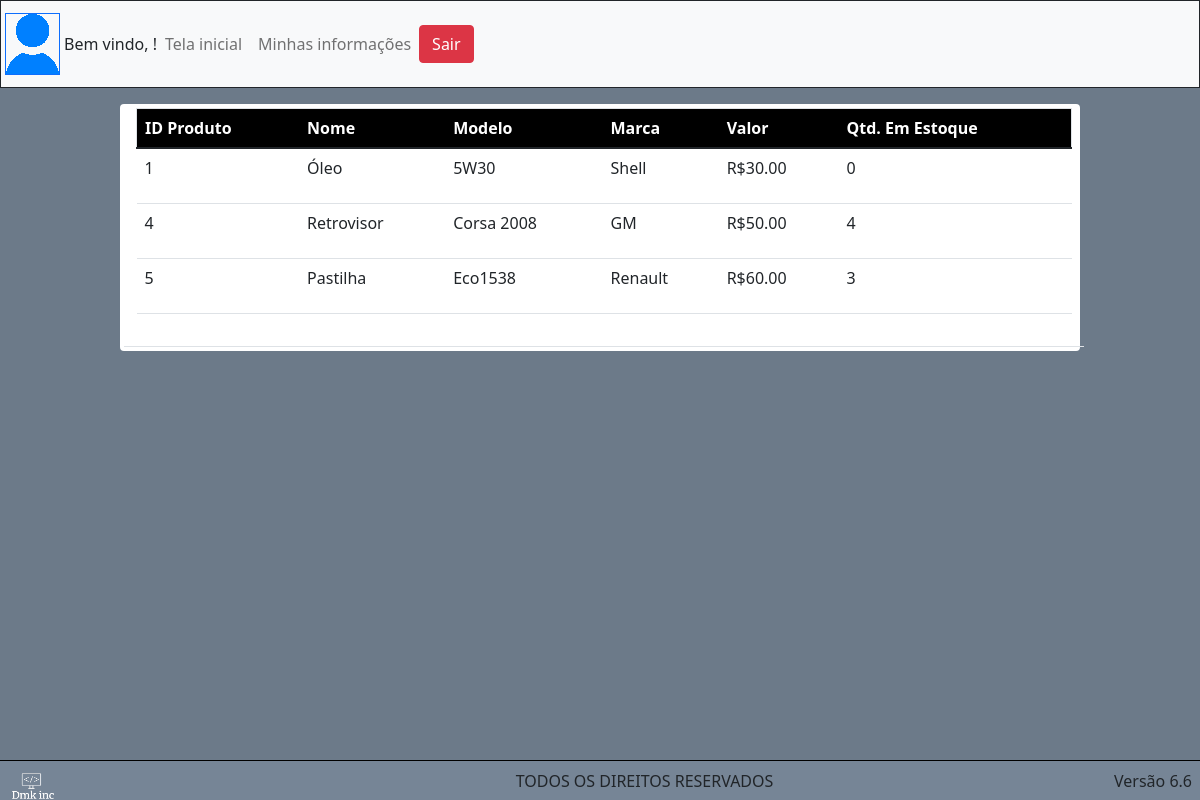
Screenshot of /alert.php with the database file from the repository.
### tables this page shows
CREATE TABLE `tb_produto` (
  `id_produto` int(11) NOT NULL,
  `ds_marca` varchar(100) NOT NULL,
  `nm_produto` varchar(70) NOT NULL,
  `vl_produto` decimal(10,2) NOT NULL,
  `ds_modelo` varchar(100) DEFAULT NULL
);

CREATE TABLE `tb_estoque` (
  `id_estoque` int(11) NOT NULL,
  `ds_quantidade` int(11) DEFAULT NULL,
  `id_produto` int(11) NOT NULL
);

### php/useFunctions.php (the view, shortened to what this page needs)
<?php
function numberOfProduct(){
  include 'connect.php';
  $sql = "SELECT * FROM tb_produto ORDER BY id_produto DESC LIMIT 1";
  $dados = mysqli_query($conection, $sql);
  $linha = mysqli_fetch_assoc($dados);
  return $linha['id_produto'];
}
function showLowItens(){
  include 'connect.php';
  for($i = 0; $i <= numberOfProduct(); $i++){
      $sql = "SELECT p.id_produto, e.ds_quantidade, p.nm_produto, p.vl_produto, p.ds_marca, p.ds_modelo FROM tb_estoque as e
      INNER JOIN tb_produto as p on e.id_produto = p.id_produto where p.id_produto = $i and e.ds_quantidade < 5;";
      $dados = mysqli_query($conection, $sql);
      $linha = mysqli_fetch_assoc($dados);
      if($linha != null){
          echo
          "<tr>
              <td>
                <p>".$linha['id_produto']."</p>
              </td>
              <td>
                <p>".$linha['nm_produto']."</p>
              </td>
              <td>
                <p>".$linha['ds_modelo']."</p>
              </td>
              <td>
                <p>".$linha['ds_marca']."</p>
              </td>
              <td>
                <p> R$".$linha['vl_produto']."</p>
              </td>
              <td>
                <p>".$linha['ds_quantidade']."</p>
              </td>
            </tr>";
      }
  }
}

### Styles/main.css (style rules this page uses)
.container-inicial { width: 100%; height: 100vh; background: #6C7A89; }

### rows the page displays
tb_produto: tb_produto.id_produto "1", tb_produto.nm_produto "Óleo", tb_produto.ds_modelo "5W30", tb_produto.ds_marca "Shell", tb_produto.vl_produto "30.00", tb_estoque.ds_quantidade "0", tb_produto.id_produto "4", tb_produto.nm_produto "Retrovisor", tb_produto.ds_modelo "Corsa 2008", tb_produto.ds_marca "GM", tb_produto.vl_produto "50.00", tb_estoque.ds_quantidade "4", tb_produto.id_produto "5", tb_produto.nm_produto "Pastilha", tb_produto.ds_modelo "Eco1538", tb_produto.ds_marca "Renault", tb_produto.vl_produto "60.00", tb_estoque.ds_quantidade "3"
